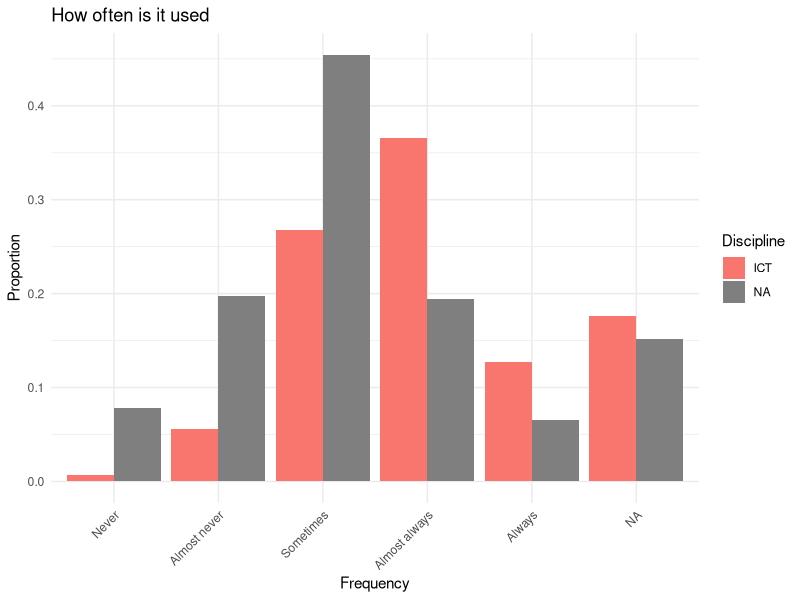
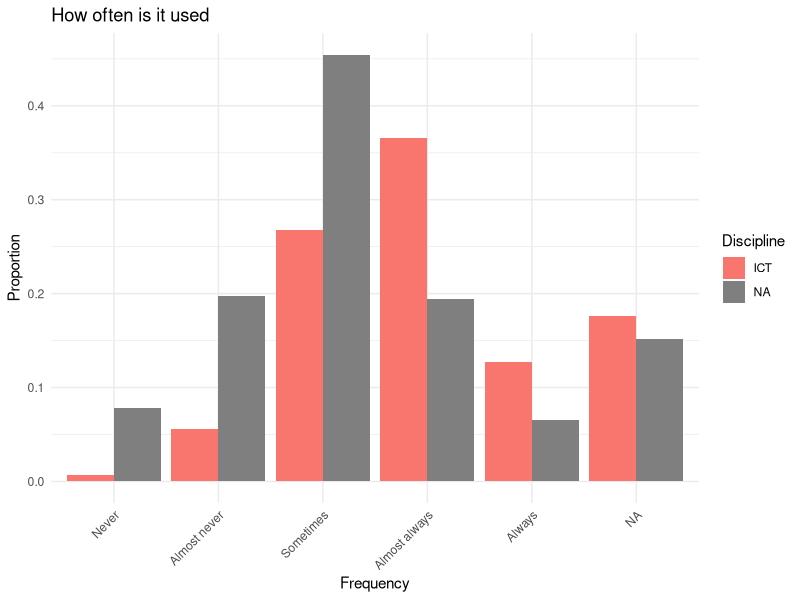

Reproduce these figures in R, in order.
library(ggplot2)
library(dplyr)

frecuencias_data <- read.csv("data/frecuencias.csv", header = TRUE, sep = ";")

porcentajes_data <-  frecuencias_data %>% group_by(Disciplina,Frecuencia) %>%
  summarise(Número = n()) %>%
  mutate(Proporción = Número / sum(Número))
porcentajes_data$Disciplina <- factor(porcentajes_data$Disciplina,
                                      levels = c("FFL",
                                                 "TIC",
                                                 "Otras")
                                      )
porcentajes_data$Discipline <- recode(porcentajes_data$Disciplina,
                                        "FFL" = "Language-related",
                                        "TIC" = "ICT",
                                        "Otras" = "Others"
                                        )
porcentajes_data$Frecuencia <- factor(porcentajes_data$Frecuencia,
                                      levels = c("Nunca", "Casi nunca", "A veces", "Casi siempre", "Siempre"))
porcentajes_data$Frequency <- recode(porcentajes_data$Frecuencia,
                                      "Nunca" = "Never",
                                      "Casi nunca" = "Almost never",
                                      "A veces" = "Sometimes",
                                      "Casi siempre" = "Almost always",
                                      "Siempre" = "Always"
                                      )
ggplot(porcentajes_data, aes(x=Frequency, fill=Discipline, y = Proporción)) +
  geom_bar( stat="identity", position="dodge") +
  labs(title="How often is it used", x="Frequency", y="Proportion") +
  theme_minimal() +
  theme(axis.text.x = element_text(angle = 45, hjust = 1))
ggsave("figures/frecuencias-en.png", width = 10, height = 6)

frecuencia_tabla <- table( frecuencias_data$Frecuencia, frecuencias_data$Disciplina)
chisq_frecuencia <- chisq.test(frecuencia_tabla)
